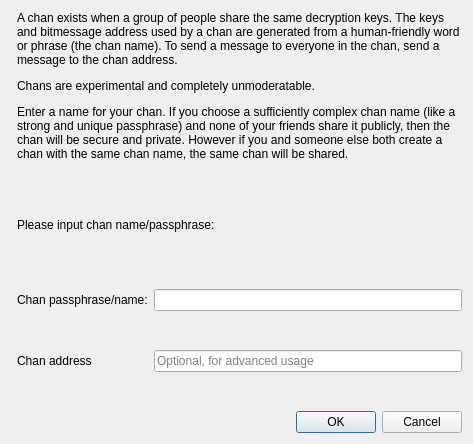
<?xml version="1.0" encoding="UTF-8"?>
<ui version="4.0">
 <class>newChanDialog</class>
 <widget class="QDialog" name="newChanDialog">
  <property name="geometry">
   <rect>
    <x>0</x>
    <y>0</y>
    <width>473</width>
    <height>444</height>
   </rect>
  </property>
  <property name="sizePolicy">
   <sizepolicy hsizetype="Expanding" vsizetype="Expanding">
    <horstretch>0</horstretch>
    <verstretch>0</verstretch>
   </sizepolicy>
  </property>
  <property name="minimumSize">
   <size>
    <width>0</width>
    <height>0</height>
   </size>
  </property>
  <property name="windowTitle">
   <string>Create or join a chan</string>
  </property>
  <layout class="QFormLayout" name="formLayout">
   <item row="0" column="0">
    <layout class="QVBoxLayout" name="mainLayout"/>
   </item>
   <item row="0" column="1">
    <widget class="QLabel" name="introduction">
     <property name="sizePolicy">
      <sizepolicy hsizetype="Expanding" vsizetype="Expanding">
       <horstretch>0</horstretch>
       <verstretch>0</verstretch>
      </sizepolicy>
     </property>
     <property name="text">
      <string>&lt;html&gt;&lt;head/&gt;&lt;body&gt;&lt;p&gt;A chan exists when a group of people share the same decryption keys. The keys and bitmessage address used by a chan are generated from a human-friendly word or phrase (the chan name). To send a message to everyone in the chan, send a message to the chan address.&lt;/p&gt;&lt;p&gt;Chans are experimental and completely unmoderatable.&lt;/p&gt;&lt;p&gt;Enter a name for your chan. If you choose a sufficiently complex chan name (like a strong and unique passphrase) and none of your friends share it publicly, then the chan will be secure and private. However if you and someone else both create a chan with the same chan name, the same chan will be shared.&lt;/p&gt;&lt;/body&gt;&lt;/html&gt;</string>
     </property>
     <property name="wordWrap">
      <bool>true</bool>
     </property>
    </widget>
   </item>
   <item row="2" column="1">
    <layout class="QGridLayout" name="formLayout_2">
     <item row="0" column="1">
      <widget class="QLineEdit" name="chanPassPhrase"/>
     </item>
     <item row="0" column="0">
      <widget class="QLabel" name="chanPassPhraseLabel">
       <property name="text">
        <string>Chan passphrase/name:</string>
       </property>
      </widget>
     </item>
     <item row="1" column="1">
      <widget class="QLineEdit" name="chanAddress">
       <property name="placeholderText">
        <string>Optional, for advanced usage</string>
       </property>
      </widget>
     </item>
     <item row="1" column="0">
      <widget class="QLabel" name="chanAddressLabel">
       <property name="sizePolicy">
        <sizepolicy hsizetype="Preferred" vsizetype="Expanding">
         <horstretch>0</horstretch>
         <verstretch>0</verstretch>
        </sizepolicy>
       </property>
       <property name="text">
        <string>Chan address</string>
       </property>
      </widget>
     </item>
    </layout>
   </item>
   <item row="4" column="1">
    <widget class="QDialogButtonBox" name="buttonBox">
     <property name="standardButtons">
      <set>QDialogButtonBox::Cancel|QDialogButtonBox::Ok</set>
     </property>
     <property name="centerButtons">
      <bool>false</bool>
     </property>
    </widget>
   </item>
   <item row="1" column="1">
    <widget class="QLabel" name="validatorFeedback">
     <property name="sizePolicy">
      <sizepolicy hsizetype="Preferred" vsizetype="Expanding">
       <horstretch>0</horstretch>
       <verstretch>0</verstretch>
      </sizepolicy>
     </property>
     <property name="text">
      <string>Please input chan name/passphrase:</string>
     </property>
     <property name="wordWrap">
      <bool>true</bool>
     </property>
    </widget>
   </item>
  </layout>
 </widget>
 <resources/>
 <connections>
  <connection>
   <sender>buttonBox</sender>
   <signal>accepted()</signal>
   <receiver>newChanDialog</receiver>
   <slot>accept()</slot>
   <hints>
    <hint type="sourcelabel">
     <x>240</x>
     <y>372</y>
    </hint>
    <hint type="destinationlabel">
     <x>236</x>
     <y>221</y>
    </hint>
   </hints>
  </connection>
  <connection>
   <sender>buttonBox</sender>
   <signal>rejected()</signal>
   <receiver>newChanDialog</receiver>
   <slot>reject()</slot>
   <hints>
    <hint type="sourcelabel">
     <x>240</x>
     <y>372</y>
    </hint>
    <hint type="destinationlabel">
     <x>236</x>
     <y>221</y>
    </hint>
   </hints>
  </connection>
 </connections>
</ui>
